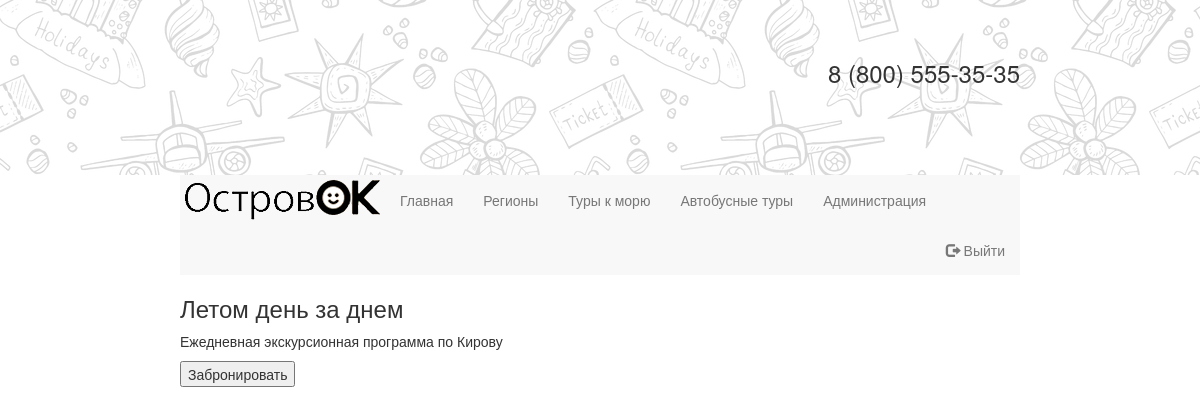
The page /Travel/tour/1/ (signed in) on the database its author committed.
### Travel/models.py (models this page shows, shortened)
class Tour(models.Model):
    name = models.CharField('Название тура', max_length = 50)
    city = models.ForeignKey(City, null = True, on_delete = models.SET_NULL, verbose_name = "Город")
    hotel = models.ForeignKey(Hotel, blank = True, null = True, on_delete = models.SET_NULL, verbose_name = 'Отель')
    date = models.DateField("Дата заезда")
    days = models.IntegerField('Количество дней')
    price = models.IntegerField("Цена путевки")
    text = models.TextField('Описание')

### Travel/views.py (the view)
# urls.py: url(r'^tour/(?P<tour_id>[0-9]+)/$', views.tour, name = 'tour'),
def tour(request, tour_id):
    tour = Tour.objects.get(id = tour_id)
    tourist__id=request.user.tourist.id
    try:
        booking=Tourbooking.objects.get(tour__id=tour_id, tourist__id=tourist__id)
    except Tourbooking.DoesNotExist:
        booking = None
    return render(request, 'Travel/tour.html', {'tour': tour, 'booking': booking})

### Travel/templates/Travel/tour.html (shortened to what this page needs)
{% extends "base.html" %}
{% block content %}
    <h3>{{ tour.name }}</h3>
    <p>
        {{tour.text}}
    </p>
	{% if request.user.is_authenticated %}
        {% if not booking.approved %}
            <form action="/Travel/add_booking/{{tour.id}}">
                <input type="submit" value="Забронировать" type="send">
            </form>
        {% else %}
            <form action="/Travel/delete_booking/{{tour.id}}">
                <input type="submit" value="Отменить">
            </form>
        {% endif %}
    {% else %}
        <form action="/Travel/login/">
            <input type="submit" value = "Войти">
            <p>Войдите что бы забронировать тур</p>
        </form>
    {% endif %}
{% endblock %}

### rows shown on the page
Tour: name "Летом день за днем", text "Ежедневная экскурсионная программа по Кирову"
